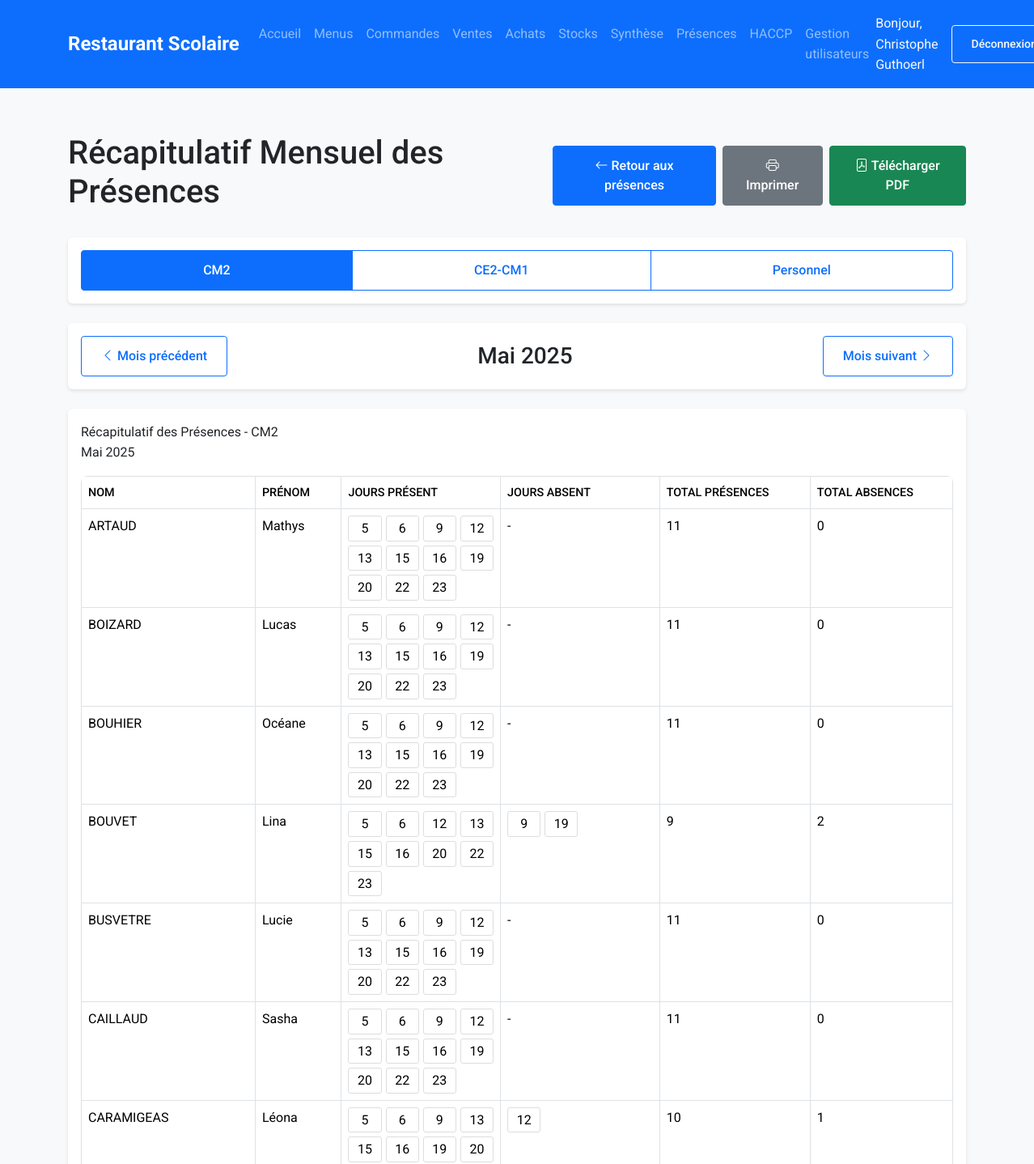
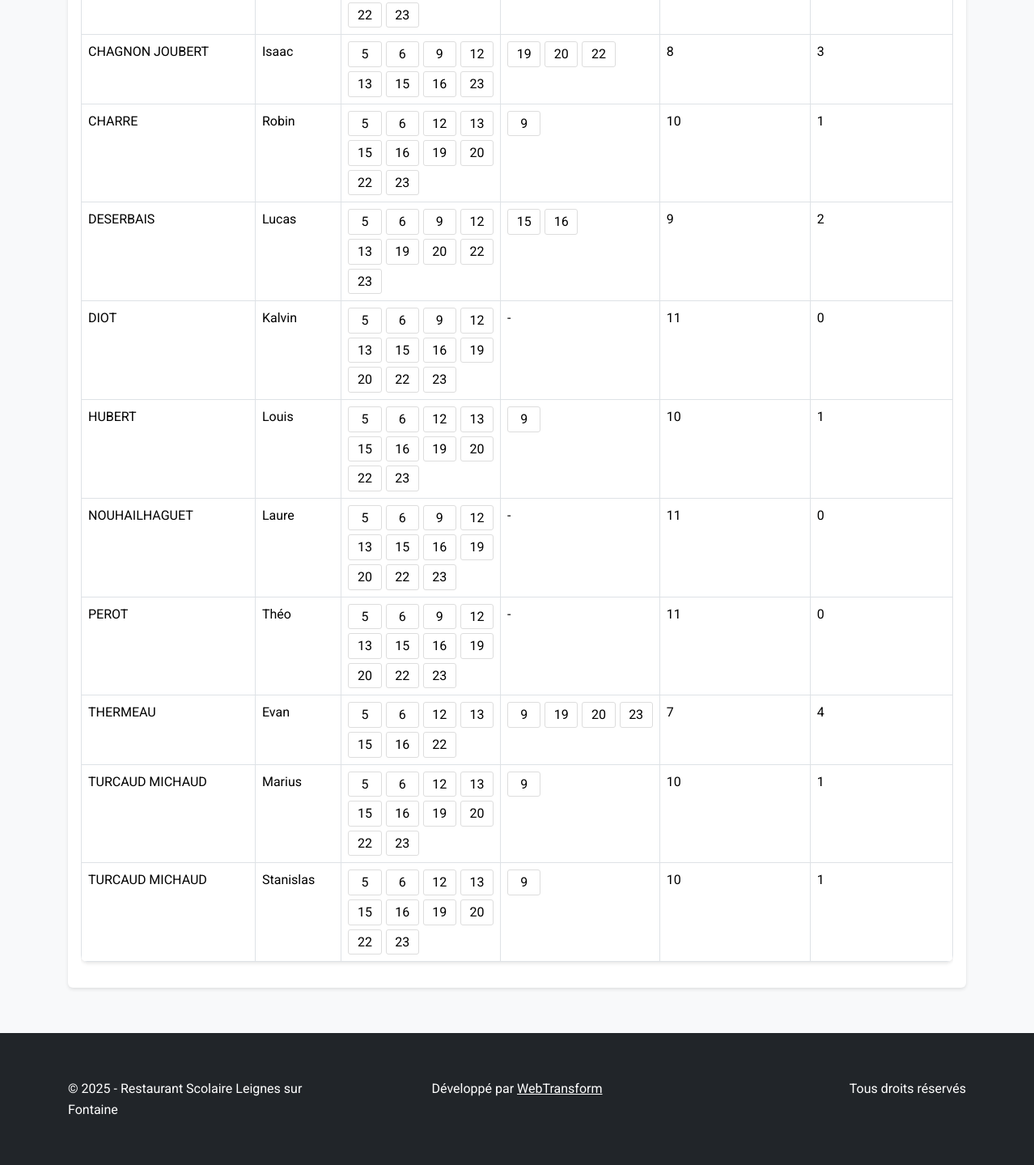
The page /templates/presences/recap.php (signed in) on the database its author committed (2 pictures, top to bottom).
### tables this page shows
CREATE TABLE `categories` (
  `id` int(11) NOT NULL,
  `nom` varchar(50) NOT NULL,
  `description` text,
  `created_at` timestamp NOT NULL DEFAULT CURRENT_TIMESTAMP
);

CREATE TABLE `personnes` (
  `id` int(11) NOT NULL,
  `nom` varchar(100) NOT NULL,
  `prenom` varchar(100) NOT NULL,
  `categorie_id` int(11) NOT NULL,
  `actif` tinyint(1) DEFAULT '1',
  `created_at` timestamp NOT NULL DEFAULT CURRENT_TIMESTAMP
);

### src/Models/presence.php (called while the page is built, shortened)
<?php
class Presence
{
    private $db;
    public function __construct()
    {
        $config = require_once __DIR__ . '/../../config/database.php';
        $this->db = new PDO(
            "mysql:host={$config['host']};dbname={$config['dbname']};charset=utf8",
            $config['user'],
            $config['password'],
            [PDO::ATTR_ERRMODE => PDO::ERRMODE_EXCEPTION]
        );
    }
    public function getCategories()
    {
        $query = "SELECT * FROM categories ORDER BY id";
        $stmt = $this->db->query($query);
        return $stmt->fetchAll(PDO::FETCH_ASSOC);
    }
    public function supprimerPersonne($id)
    {
        $query = "UPDATE personnes SET actif = false WHERE id = ?";
        $stmt = $this->db->prepare($query);
        return $stmt->execute([$id]);
    }    public function getRecapitulatifMensuel($mois, $annee, $categorieId)
    {
        $debut = "$annee-$mois-01";
        $fin = date('Y-m-t', strtotime($debut));
        $query = "SELECT
                    pe.id,
                    pe.nom,
                    pe.prenom,
                    GROUP_CONCAT(
                        CASE
                            WHEN p.present = 1 THEN DAY(p.date_presence)
                            ELSE NULL
                        END
                        ORDER BY p.date_presence
                    ) as jours_present,
                    GROUP_CONCAT(
                        CASE
                            WHEN p.absent = 1 THEN DAY(p.date_presence)
                            ELSE NULL
                        END
                        ORDER BY p.date_presence
                    ) as jours_absent,
                    COUNT(CASE WHEN p.present = 1 THEN 1 END) as total_presences,
                    COUNT(CASE WHEN p.absent = 1 THEN 1 END) as total_absences
                FROM personnes pe
                LEFT JOIN presences p ON pe.id = p.personne_id
                    AND p.date_presence BETWEEN ? AND ?
                WHERE pe.categorie_id = ? AND pe.actif = true
                GROUP BY pe.id
                ORDER BY pe.nom, pe.prenom";
        $stmt = $this->db->prepare($query);
        $stmt->execute([$debut, $fin, $categorieId]);
        return $stmt->fetchAll(PDO::FETCH_ASSOC);
    }
}

### includes/functions.php (called while the page is built, shortened)
<?php
function formatDateToFrench($date, $format = 'MMMM y')
{
    $formatter = new IntlDateFormatter(
        'fr_FR',
        IntlDateFormatter::FULL,
        IntlDateFormatter::FULL,
        'Europe/Paris',
        IntlDateFormatter::GREGORIAN,
        $format
    );
    if (is_string($date)) {
        $date = new DateTime($date);
    }
    return ucfirst($formatter->format($date));
}

### templates/presences/recap.php (the view, shortened to what this page needs)
<?php
require_once __DIR__ . '/../../includes/header.php';
require_once __DIR__ . '/../../includes/functions.php';
require_once __DIR__ . '/../../src/Models/presence.php';
echo '<link rel="stylesheet" href="/public/css/print.css">';
echo '<link rel="stylesheet" href="/public/css/presence-grid.css">';
?>
<?php
$presence = new Presence();
$categories = $presence->getCategories();
$mois = isset($_GET['mois']) ? intval($_GET['mois']) : intval(date('m'));
$annee = isset($_GET['annee']) ? intval($_GET['annee']) : intval(date('Y'));
$categorieId = isset($_GET['categorie']) ? intval($_GET['categorie']) : 1;
$nomCategorie = '';
foreach ($categories as $cat) {
    if ($cat['id'] == $categorieId) {
        $nomCategorie = $cat['nom'];
        break;
    }
}
$datePrecedente = new DateTime("$annee-$mois-01");
$datePrecedente->modify('-1 month');
$dateSuivante = new DateTime("$annee-$mois-01");
$dateSuivante->modify('+1 month');
$recap = $presence->getRecapitulatifMensuel($mois, $annee, $categorieId);
?>
<div class="container">
    <div class="d-flex justify-content-between align-items-center mb-4">
        <h1>Récapitulatif Mensuel des Présences</h1>
        <div class="d-flex gap-2"> <a href="index.php" class="btn btn-primary">
                <i class="bi bi-arrow-left"></i> Retour aux présences
            </a>
            <a href="imprimer_presence.php?type=recap&categorie=<?= $categorieId ?>&mois=<?= $mois ?>&annee=<?= $annee ?>"
                class="btn btn-secondary" target="_blank">
                <i class="bi bi-printer"></i> Imprimer
            </a>
            <a href="download_recap.php?categorie=<?= $categorieId ?>&mois=<?= $mois ?>&annee=<?= $annee ?>"
                class="btn btn-success">
                <i class="bi bi-file-pdf"></i> Télécharger PDF
            </a>
        </div>
    </div>
    <div class="card mb-4">
        <div class="card-body">
            <div class="btn-group d-flex" role="group">
                <?php foreach ($categories as $cat): ?>
                <a href="?categorie=<?= $cat['id'] ?>&mois=<?= $mois ?>&annee=<?= $annee ?>"
                    class="btn <?= $cat['id'] == $categorieId ? 'btn-primary' : 'btn-outline-primary' ?>">
                    <?= htmlspecialchars($cat['nom']) ?>
                </a>
                <?php endforeach; ?>
            </div>
        </div>
    </div>
    <div class="card mb-4">
        <div class="card-body">
            <div class="d-flex justify-content-between align-items-center">
                <a href="?categorie=<?= $categorieId ?>&mois=<?= $datePrecedente->format('m') ?>&annee=<?= $datePrecedente->format('Y') ?>"
                    class="btn btn-outline-primary">
                    <i class="bi bi-chevron-left"></i> Mois précédent
                </a>
                <h3 class="mb-0">
                    <?= formatDateToFrench("$annee-$mois-01", 'MMMM Y') ?>
                </h3>
                <a href="?categorie=<?= $categorieId ?>&mois=<?= $dateSuivante->format('m') ?>&annee=<?= $dateSuivante->format('Y') ?>"
                    class="btn btn-outline-primary">
                    Mois suivant <i class="bi bi-chevron-right"></i>
                </a>
            </div>
        </div>
    </div>
    <div class="card">
        <div class="card-body">
            <div class="print-header">
                <div class="print-title">Récapitulatif des Présences -
                    <?= htmlspecialchars($nomCategorie) ?>
                </div>
                <div class="print-subtitle">
                    <?= formatDateToFrench("$annee-$mois-01", 'MMMM Y') ?>
                </div>
            </div>
            <div class="table-responsive">
                <table class="table table-bordered">
                    <thead>
                        <tr>
                            <th class="col-nom">Nom</th>
                            <th class="col-prenom">Prénom</th>
                            <th class="col-jours">Jours présent</th>
                            <th class="col-jours">Jours absent</th>
                            <th>Total présences</th>
                            <th>Total absences</th>
                        </tr>
                    </thead>
                    <tbody> <?php foreach ($recap as $personne): ?>
                        <?php
                            $joursPresent = $personne['jours_present'] ? explode(',', $personne['jours_present']) : [];
                        $joursAbsent = $personne['jours_absent'] ? explode(',', $personne['jours_absent']) : [];
                        sort($joursPresent, SORT_NUMERIC);
                        sort($joursAbsent, SORT_NUMERIC);
                        ?>
                        <tr>
                            <td class="col-nom">
                                <?= htmlspecialchars($personne['nom']) ?>
                            </td>
                            <td class="col-prenom">
                                <?= htmlspecialchars($personne['prenom']) ?>
                            </td>
                            <td class="col-jours">
                                <?php if (!empty($joursPresent)): ?>
                                <ul class="jours-present">
                                    <?php foreach ($joursPresent as $jour): ?>
                                    <li><?= $jour ?></li>
                                    <?php endforeach; ?>
                                </ul>
                                <?php else: ?>
                                -
                                <?php endif; ?>
                            </td>
                            <td class="col-jours">
                                <?php if (!empty($joursAbsent)): ?>
                                <ul class="jours-absent">
                                    <?php foreach ($joursAbsent as $jour): ?>
                                    <li><?= $jour ?></li>
                                    <?php endforeach; ?>
                                </ul>
                                <?php else: ?>
                                -
                                <?php endif; ?>
                            </td>
                            <td class="col-total">
                                <?= $personne['total_presences'] ?>
                            </td>
                            <td class="col-total">
                                <?= $personne['total_absences'] ?>
                            </td>
                        </tr>
                        <?php endforeach; ?>
                    </tbody>
                </table>
            </div>
        </div>
    </div>
</div>
<?php require_once __DIR__ . '/../../includes/footer.php'; ?>

### public/css/style.css (style rules this page uses)
:root { --primary-color: #0d6efd; --secondary-color: #6c757d; --success-color: #198754; --background-color: #f8f9fa; --text-color: #212529; }
* { margin: 0; padding: 0; box-sizing: border-box; }
html, body { height: 100%; }
body { font-family: 'Roboto', Arial, sans-serif; line-height: 1.6; color: var(--text-color); background-color: var(--background-color); min-height: 100vh; display: flex; flex-direction: column; }
main>.container { padding-top: 2rem; padding-bottom: 2rem; }
.card { transition: transform 0.3s ease, box-shadow 0.3s ease; border: none; box-shadow: 0 2px 4px rgba(0, 0, 0, 0.1); }
.btn { padding: 0.75rem 1.5rem; border-radius: 4px; font-weight: 500; transition: all 0.2s ease; }
table { width: 100%; border-collapse: collapse; margin-top: 1rem; background: white; box-shadow: 0 2px 4px rgba(0, 0, 0, 0.1); border-radius: 8px; overflow: hidden; }
th { background-color: var(--primary-color); color: white; font-weight: 500; text-transform: uppercase; font-size: 0.9rem; }
th, td { padding: 1rem; border: 1px solid #dee2e6; }
tr:nth-child(even) { background-color: rgba(0, 0, 0, 0.02); }
.container { width: 100%; padding-right: 15px; padding-left: 15px; margin-right: auto; margin-left: auto; }

### public/css/presence-grid.css (style rules this page uses)
.jours-present, .jours-absent { display: grid; grid-template-columns: repeat(4, 1fr); gap: 5px; padding: 0; margin: 0; list-style: none; }
.jours-present li, .jours-absent li { text-align: center; padding: 2px 5px; border: 1px solid #ddd; border-radius: 3px; }

### templates/presences/recap.php (style rules this page uses)
.jours-present, .jours-absent { display: grid; grid-template-columns: repeat(4, 1fr); gap: 5px; padding: 0; margin: 0; list-style: none; }
.jours-present li, .jours-absent li { text-align: center; padding: 2px 5px; border: 1px solid #ddd; border-radius: 3px; }

### rows shown on the page
categories: nom "CM2"
categories: nom "CE2-CM1"
categories: nom "Personnel"
personnes: nom "ARTAUD", prenom "Mathys", jour "5", jour "6", jour "9", jour "12", jour "13", jour "15", jour "16", jour "19", jour "20", jour "22", jour "23", total_presences "11", total_absences "0"
personnes: nom "BOIZARD", prenom "Lucas", jour "5", jour "6", jour "9", jour "12", jour "13", jour "15", jour "16", jour "19", jour "20", jour "22", jour "23", total_presences "11", total_absences "0"
personnes: nom "BOUHIER", prenom "Océane", jour "5", jour "6", jour "9", jour "12", jour "13", jour "15", jour "16", jour "19", jour "20", jour "22", jour "23", total_presences "11", total_absences "0"
personnes: nom "BOUVET", prenom "Lina", jour "5", jour "6", jour "12", jour "13", jour "15", jour "16", jour "20", jour "22", jour "23", jour "9", jour "19", total_presences "9", total_absences "2"
personnes: nom "BUSVETRE", prenom "Lucie", jour "5", jour "6", jour "9", jour "12", jour "13", jour "15", jour "16", jour "19", jour "20", jour "22", jour "23", total_presences "11", total_absences "0"
personnes: nom "CAILLAUD", prenom "Sasha", jour "5", jour "6", jour "9", jour "12", jour "13", jour "15", jour "16", jour "19", jour "20", jour "22", jour "23", total_presences "11", total_absences "0"
personnes: nom "CARAMIGEAS", prenom "Léona", jour "5", jour "6", jour "9", jour "13", jour "15", jour "16", jour "19", jour "20", jour "22", jour "23", jour "12", total_presences "10", total_absences "1"
personnes: nom "CHAGNON JOUBERT", prenom "Isaac", jour "5", jour "6", jour "9", jour "12", jour "13", jour "15", jour "16", jour "23", jour "19", jour "20", jour "22", total_presences "8", total_absences "3"
personnes: nom "CHARRE", prenom "Robin", jour "5", jour "6", jour "12", jour "13", jour "15", jour "16", jour "19", jour "20", jour "22", jour "23", jour "9", total_presences "10", total_absences "1"
personnes: nom "DESERBAIS", prenom "Lucas", jour "5", jour "6", jour "9", jour "12", jour "13", jour "19", jour "20", jour "22", jour "23", jour "15", jour "16", total_presences "9", total_absences "2"
personnes: nom "DIOT", prenom "Kalvin", jour "5", jour "6", jour "9", jour "12", jour "13", jour "15", jour "16", jour "19", jour "20", jour "22", jour "23", total_presences "11", total_absences "0"
personnes: nom "HUBERT", prenom "Louis", jour "5", jour "6", jour "12", jour "13", jour "15", jour "16", jour "19", jour "20", jour "22", jour "23", jour "9", total_presences "10", total_absences "1"
personnes: nom "NOUHAILHAGUET", prenom "Laure", jour "5", jour "6", jour "9", jour "12", jour "13", jour "15", jour "16", jour "19", jour "20", jour "22", jour "23", total_presences "11", total_absences "0"
personnes: nom "PEROT", prenom "Théo", jour "5", jour "6", jour "9", jour "12", jour "13", jour "15", jour "16", jour "19", jour "20", jour "22", jour "23", total_presences "11", total_absences "0"
personnes: nom "THERMEAU", prenom "Evan", jour "5", jour "6", jour "12", jour "13", jour "15", jour "16", jour "22", jour "9", jour "19", jour "20", jour "23", total_presences "7", total_absences "4"
personnes: nom "TURCAUD MICHAUD", prenom "Marius", jour "5", jour "6", jour "12", jour "13", jour "15", jour "16", jour "19", jour "20", jour "22", jour "23", jour "9", total_presences "10", total_absences "1"
personnes: nom "TURCAUD MICHAUD", prenom "Stanislas", jour "5", jour "6", jour "12", jour "13", jour "15", jour "16", jour "19", jour "20", jour "22", jour "23", jour "9", total_presences "10", total_absences "1"

### other values the page prints
$_SESSION['nom_complet'] "Christophe Guthoerl"
formatDateToFrench("$annee-$mois-01", 'MMMM Y') "Mai 2025"
